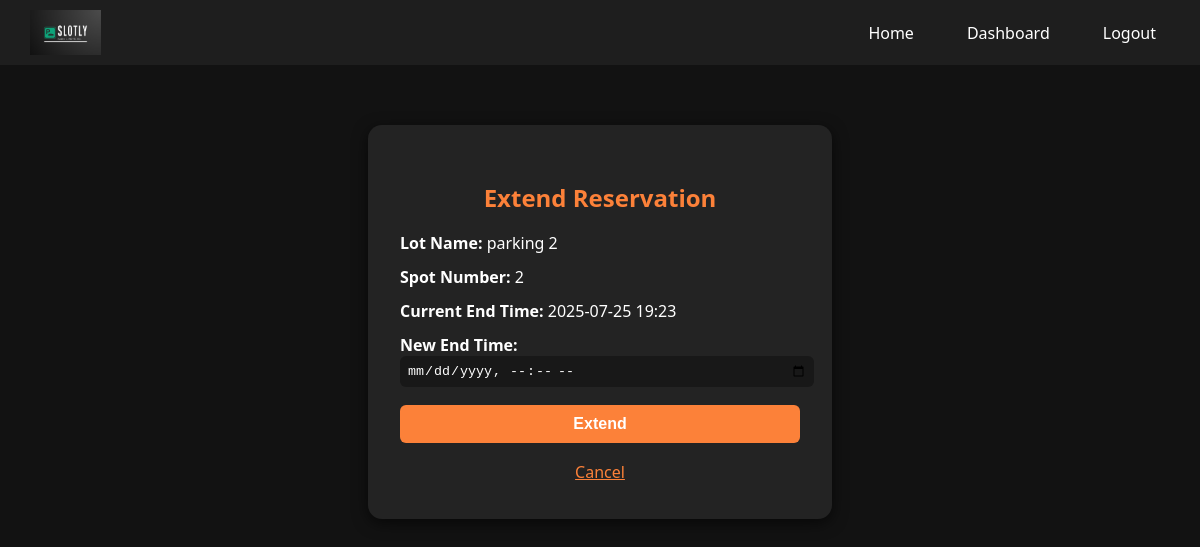
The page /extend/1 (signed in) on the database its author committed.
### app/models.py (models this page shows)
class ParkingLot(db.Model):
    id = db.Column(db.Integer, primary_key=True)
    prime_location_name = db.Column(db.String(100), nullable=False)
    price_per_hour = db.Column(db.Float, nullable=False)
    address = db.Column(db.Text, nullable=False)
    pincode = db.Column(db.String(10), nullable=False)
    max_spots = db.Column(db.Integer, nullable=False)
    spots = db.relationship("ParkingSpot", backref="lot", lazy=True)

class ParkingSpot(db.Model):
    id = db.Column(db.Integer, primary_key=True)
    lot_id = db.Column(db.Integer, db.ForeignKey('parking_lot.id'), nullable=False)
    status = db.Column(db.String(1), nullable=False, default='A')  # 'A' or 'O'
    reservations = db.relationship("Reservation", backref="spot", lazy=True)

class Reservation(db.Model):
    id = db.Column(db.Integer, primary_key=True)
    spot_id = db.Column(db.Integer, db.ForeignKey('parking_spot.id'), nullable=False)
    user_id = db.Column(db.Integer, db.ForeignKey('user.id'), nullable=False)
    parking_time = db.Column(db.DateTime, nullable=False)
    leaving_time = db.Column(db.DateTime)
    cost_per_hour = db.Column(db.Float, nullable=False)

### app/routes/user_routes.py (the view, shortened to what this page needs)
@user_bp.route('/extend/<int:reservation_id>', methods=['GET', 'POST'])
@login_required
def extend_reservation(reservation_id):
    reservation = Reservation.query.get_or_404(reservation_id)
    if reservation.user_id != current_user.id or not reservation.leaving_time:
        flash('Invalid reservation or permission denied.', 'danger')
        return redirect(url_for('user_bp.dashboard'))
    return render_template('extend_reservation.html', reservation=reservation)

### app/__init__.py (called while the page is built)
@login_manager.user_loader
def load_user(user_id):
    return User.query.get(int(user_id))

### app/templates/extend_reservation.html (shortened to what this page needs)
<!DOCTYPE html>
<html lang="en">
<head>
    <link rel="stylesheet" href="{{ url_for('static', filename='style.css') }}">
</head>
<body>
    <nav>
        <img src="{{ url_for('static', filename='slotly_logo.png') }}" alt="Slotly Logo">
        <div class="nav-links">
            <a href="{{ url_for('main_bp.home') }}">Home</a>
            <a href="{{ url_for('user_bp.dashboard') }}">Dashboard</a>
            <a href="{{ url_for('user_bp.logout') }}">Logout</a>
        </div>
    </nav>
    <div class="extend-container">
        <h2>Extend Reservation</h2>
        <div class="info"><b>Lot Name:</b> {{ reservation.spot.lot.prime_location_name }}</div>
        <div class="info"><b>Spot Number:</b> {{ reservation.spot.id }}</div>
        <div class="info"><b>Current End Time:</b> {{ reservation.leaving_time.strftime('%Y-%m-%d %H:%M') }}</div>
        <form method="POST">
            <label for="new_end_time"><b>New End Time:</b></label>
            <input type="datetime-local" name="new_end_time" required min="{{ reservation.leaving_time.strftime('%Y-%m-%dT%H:%M') }}">
            <button type="submit" class="action-btn">Extend</button>
        </form>
        <a href="{{ url_for('user_bp.dashboard') }}" class="cancel-link">Cancel</a>
    </div>
</body>
</html>

### app/templates/extend_reservation.html (style rules this page uses)
body { background-color: #121212; font-family: 'Segoe UI', sans-serif; color: #ffffff; margin: 0; padding: 0; }
nav { background-color: #1e1e1e; display: flex; align-items: center; justify-content: space-between; padding: 10px 30px; }
nav img { height: 45px; }
.nav-links { display: flex; align-items: center; gap: 25px; }
.nav-links a { color: white; text-decoration: none; font-weight: 500; font-size: 1rem; padding: 8px 14px; border-radius: 6px; transition: 0.3s; }
.extend-container { max-width: 400px; margin: 60px auto; background: #232323; padding: 36px 32px; border-radius: 14px; box-shadow: 0 4px 15px rgba(0,0,0,0.6); }
h2 { color: #fc8139; text-align: center; margin-bottom: 18px; }
.info { margin-bottom: 12px; }
label { display: block; margin-top: 12px; }
input[type="datetime-local"] { width: 100%; padding: 7px; border-radius: 6px; border: none; background: #181818; color: #fff; }
.action-btn { width: 100%; margin-top: 18px; background: #fc8139; color: #fff; border: none; padding: 10px 0; border-radius: 6px; font-size: 1rem; font-weight: 600; cursor: pointer; transition: background 0.3s; }
.cancel-link { display: block; text-align: center; margin-top: 18px; color: #fc8139; }

### rows shown on the page
ParkingLot: spot.lot.prime_location_name "parking 2"
ParkingSpot: spot.id "2"
Reservation: leaving_time "2025-07-25 19:23"
